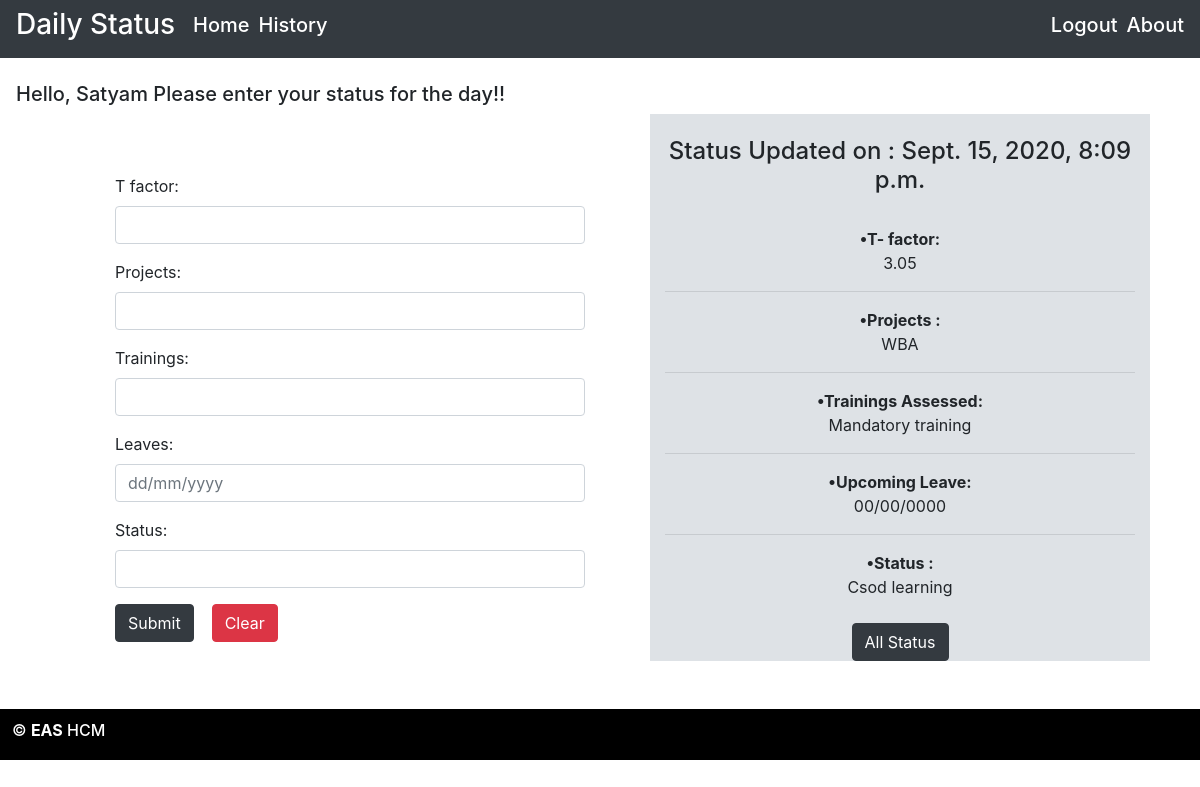
Page /home (signed in) on the committed database.
### d_login/models.py (models this page shows, shortened)
class UserData(models.Model):
    user = models.OneToOneField(User,on_delete=models.CASCADE,primary_key=True)
    updated_on = models.DateTimeField(default = datetime.now)
    t_factor = models.DecimalField(max_digits=3, decimal_places=2,default = 0.00)
    trainings = models.TextField(default = "")
    projects = models.TextField(default = "")
    status = models.CharField(max_length=250,default = "")
    leaves = models.CharField(max_length=100,default = "")

### d_login/views.py (the view, shortened to what this page needs)
# urls.py: path('home', views.home, name="home"),
@login_required
def home(request):
    user_data = UserData.objects.get(user = request.user)
    form = UserDataForm()
    user_data = UserData.objects.get(user = request.user)
    fname = User.objects.get(username = user_data.user)
    context = {"form":form, "user_data":user_data,'fname':fname.first_name}
    return render(request,'home.html', context)

### d_login/forms.py
class UserDataForm(ModelForm):
    class Meta:
        model = UserData
        fields = ['t_factor','projects','trainings','leaves','status']
    t_factor = forms.DecimalField(max_digits=3, decimal_places=2, required=True, widget=forms.TextInput(attrs={'class': "form-control input-sm",'type':'number','step':"0.01"}))
    projects = forms.CharField(widget=forms.TextInput(attrs={'class': "form-control input-sm",'type':'text'}))
    trainings = forms.CharField(widget=forms.TextInput(attrs={'class': "form-control input-sm",'type':'text'}))
    leaves = forms.CharField(widget=forms.TextInput(attrs={'class': "form-control input-sm",'type':'text','placeholder':'dd/mm/yyyy'}))
    status = forms.CharField(widget=forms.TextInput(attrs={'class': "form-control input-sm",'type':'text'}))

### templates/home.html (shortened to what this page needs)
{% load static%}
<!DOCTYPE html>
<html lang="en">
<head>
    <link rel="stylesheet" href="https://maxcdn.bootstrapcdn.com/bootstrap/4.5.2/css/bootstrap.min.css">
    <link rel="stylesheet" href="./static/home.css">
</head>
<body>
    <nav class="navbar navbar-expand-sm bg-dark container-fluid">
        <h3 style="color:white;">Daily Status</h3> &nbsp;&nbsp;&nbsp;&nbsp;
        <ul class="navbar-nav mr-auto">
            <li class="nav-item active"><a style="color:white;float:right" href="home"><h5>Home</h5></a></li>&nbsp;&nbsp;
            <li class="nav-item active"><a style="color:white;float:right" href="history"><h5>History</h5></a></li>
        </ul>
        <h5><a style="color:white;float:right" href="logout"> Logout</a></h5>&nbsp;&nbsp;
        <h5><a style="color:white;float:right" href="help">About</a></h5>
    </nav>
    <div>  &nbsp; <h5> &nbsp;&nbsp; Hello, {{fname}} Please enter your status for the day!!</h5> </div>
    <div class="container-fluid">
        <div class="row">
        <div class="col-sm-1"></div>
        <div class="col-sm-5" style="padding-top:5%">
            <form action="home" method="post">
                {{ form.as_p }}
                <button type="submit" class="btn btn-dark">Submit</button>
                &nbsp;&nbsp; <button type="button" class="btn btn-danger clear">Clear</button>
            </form>
        </div>
        <div class="col-sm-5 container padding-bottom:2%" id="presentation">
            <h4 style="margin-top:5%"> Status Updated on : {{user_data.updated_on.date}}, {{user_data.updated_on.time}}</h4>
            <br>
            <div class="row">
                <div class="col-sm-12">
                    <b>&bull;T- factor: </b> <br> {{user_data.t_factor}} <hr>
                </div>
                <div class="col-sm-12">
                    <b>&bull;Projects : </b> <br> {{user_data.projects}} <hr>
                </div>
                <div class="col-sm-12">
                    <b>&bull;Trainings Assessed: </b> <br> {{user_data.trainings}} <hr>
                </div>
                <div class="col-sm-12">
                    <b>&bull;Upcoming Leave: </b> <br> {{user_data.leaves}} <hr>
                </div>
                <div class="col-sm-12 ">
                    <b>&bull;Status : </b> <br> {{user_data.status}}
                <br> <br>
                <a href="history" ><button type="submit" class="btn btn-dark">All Status</button></a>
                </div>
            </div>
        </div>
    </div>
    </div>
    <div style="margin-top:4%;background:black;padding:1%;color:white;bottom:0px;">
        <h6>&copy; <b>EAS</b> HCM</h6>
    </div>
</body>
</html>

### static/home.css (style rules this page uses)
.col-sm-5 { box-shadow: #b9d1e8; }
#presentation { background-color : #dee2e6; text-align: center; align-content: center; }

### rows in the picture
UserData: updated_on "Sept. 15, 2020", updated_on.time "8:09 p.m.", t_factor "3.05", projects "WBA", trainings "Mandatory training", leaves "00/00/0000", status "Csod learning"

### other values in the picture
{{ fname }} "Satyam"
